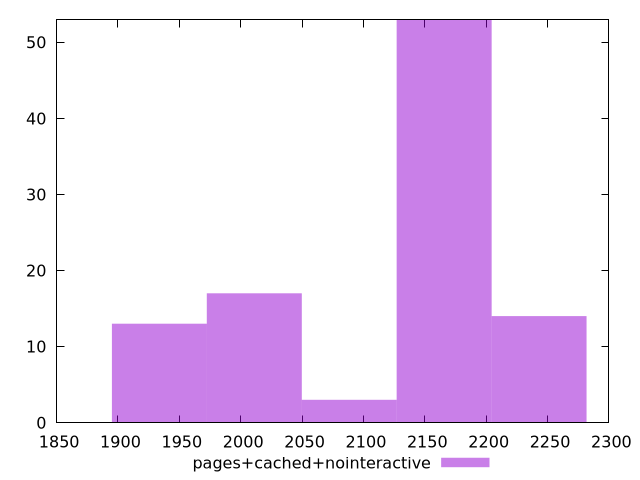

Here is the gnuplot script that generated this plot:
$_pagesCachedNointeractive <<EOF
2011.0673564701535 17
1933.7186119905323 13
2243.1135899090173 14
2165.7648454293962 53
2088.416100949775 3
EOF
set key outside below
set terminal pngcairo
set output "report_00005_2020-11-02T22-26-11.212Z/first-contentful-paint/pages+cached+nointeractive//raw_hist.png"
set yrange [0:53]
set boxwidth 77.34874447962129
set style fill transparent solid 0.5 noborder
plot $_pagesCachedNointeractive title "pages+cached+nointeractive" with boxes ,
